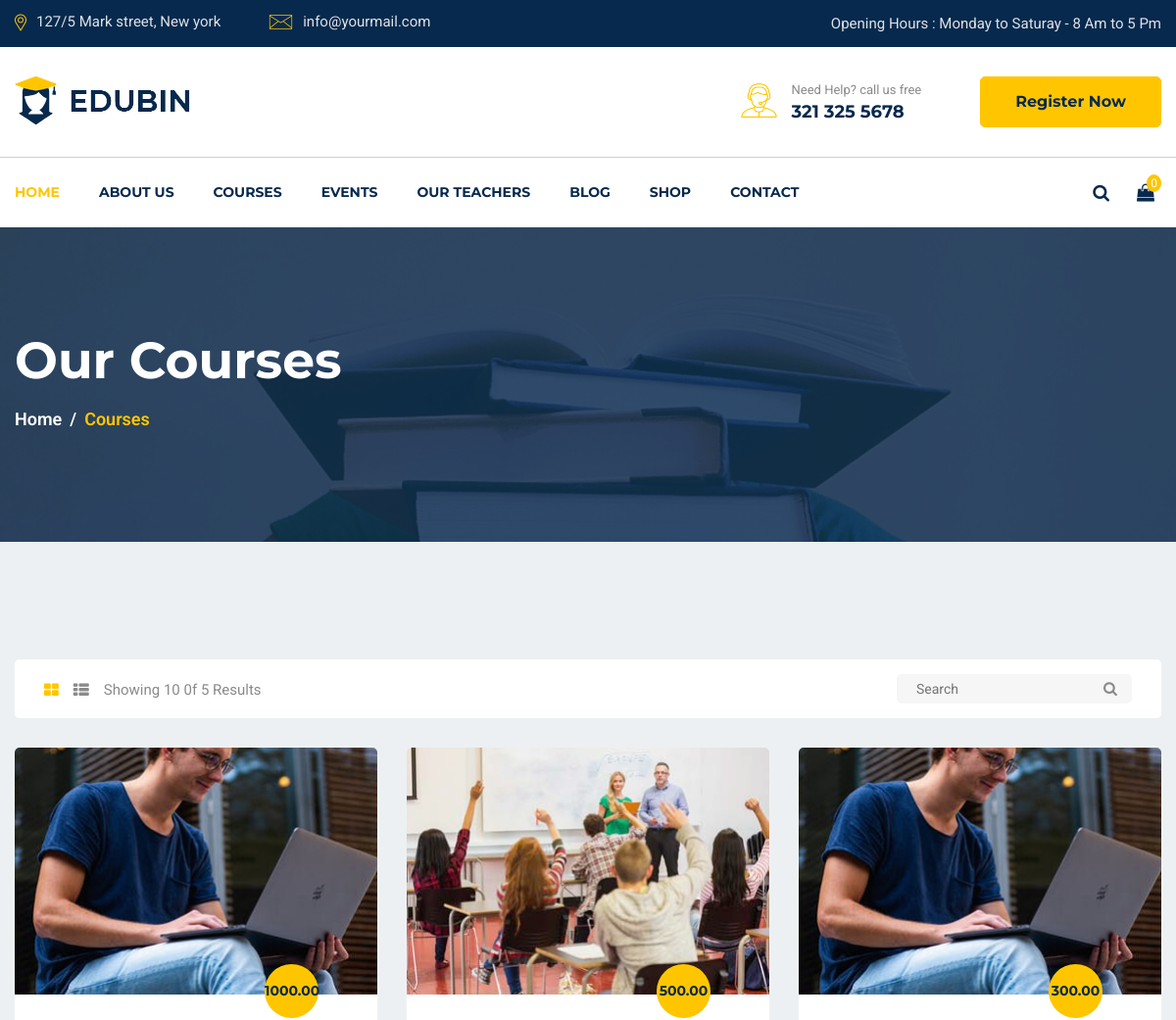
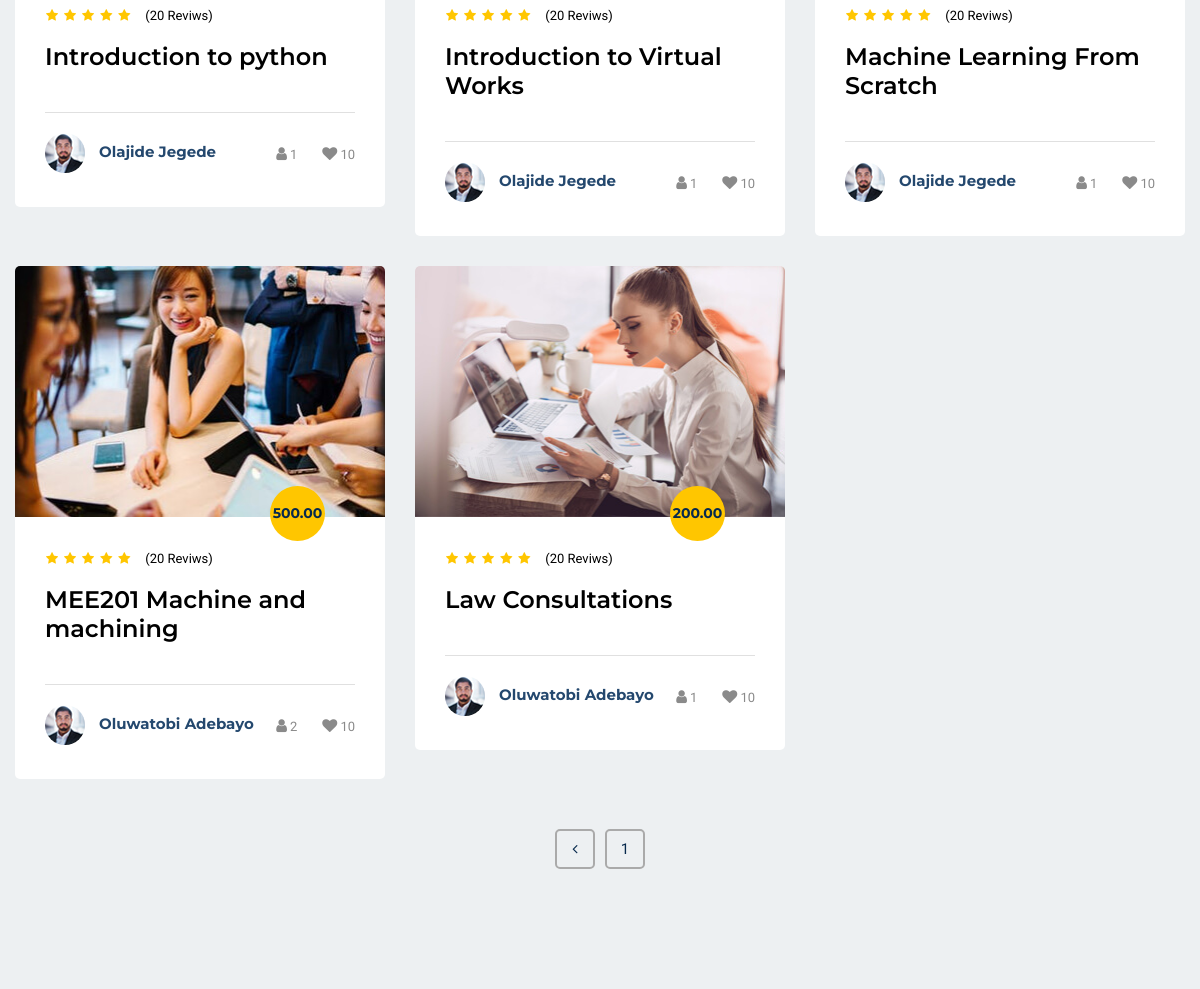
/courses/all/, run on the app's committed database (2 pictures, top to bottom).
### course/models.py (models this page shows, shortened)
class Course(models.Model):
    title = models.CharField(max_length=250)
    slug = models.SlugField(max_length=250)
    cover_image = models.ImageField(upload_to='course/cover',null=True)
    description = FroalaField()
    who_needs_course = models.TextField()
    price = models.DecimalField(max_digits=10,decimal_places=2)
    created = models.DateTimeField(auto_now_add=True)
    updated = models.DateTimeField(auto_now=True)
    category = models.ForeignKey(Category,related_name='category_courses',on_delete=models.CASCADE)
    teacher = models.ForeignKey(Teacher,related_name='teacher_courses',on_delete=models.CASCADE)
    students = models.ManyToManyField(Student,related_name='student_courses')
    school = models.ManyToManyField(School,related_name='school_courses',blank=True)
    department = models.ManyToManyField(Department,related_name='department_courses',blank=True)
    paid = models.BooleanField(default=False)
    class Meta:
        ordering = ['created']
    def get_absolute_url(self):
        return reverse('course:course_detail',kwargs={'course_slug':self.slug})

class Teacher(models.Model):
    user = models.OneToOneField(CustomUser,on_delete=models.CASCADE,related_name='user_teacher',null=True)
    niche = models.CharField(max_length=50)
    about = models.TextField()

### accounts/models.py (models this page shows)
class CustomUser(AbstractUser):
    ROLE_CHOICES = {
        ('student', 'Student'),
        ('teacher','Teacher'),
    }
    profile_picture = models.ImageField(upload_to='profile_pictures/',blank=True,null=True)
    school = models.ForeignKey(School,related_name='school_users',on_delete=models.CASCADE,null=True)
    department = models.ForeignKey(Department,related_name='department_users',on_delete=models.CASCADE,null=True)
    bio = models.TextField(blank=True)
    role = models.CharField(max_length=20,choices=ROLE_CHOICES)
    groups = models.ManyToManyField(
            'auth.Group',
            related_name='custom_users',
            blank=True,
            verbose_name='groups',
            help_text='The groups this user belongs to. A user will get all permissions granted to each of their groups.',
        )
    user_permissions = models.ManyToManyField(
        'auth.Permission',
        related_name='custom_users',
        blank=True,
        verbose_name='user permissions',
        help_text='Specific permissions for this user.',
    )

### course/views.py (the view)
# urls.py: path('courses/all/',views.courses,name="courses"),
def courses(request):
    course_list = Course.objects.all()
    paginator = Paginator(course_list, 10)
    page_number = request.GET.get('page')
    try:
        courses = paginator.page(page_number)
    except PageNotAnInteger:
        courses = paginator.page(1)
    except EmptyPage:
        courses = paginator.page(paginator.num_pages)
    return render(request, 'course/courses.html', {'courses': courses,'course_list':course_list})

### course/templates/course/courses.html (shortened to what this page needs)
{% extends parent_template|default:"navbar.html" %}
{% load static %}
{% block content %}
    <section id="page-banner" class="pt-105 pb-110 bg_cover" data-overlay="8" style="background-image: url('{% static "images/page-banner-2.jpg" %}')">
        <div class="container">
            <div class="row">
                <div class="col-lg-12">
                    <div class="page-banner-cont">
                        <h2>Our Courses</h2>
                        <nav aria-label="breadcrumb">
                            <ol class="breadcrumb">
                                <li class="breadcrumb-item"><a href="{% url "accounts:user_home" %}">Home</a></li>
                                <li class="breadcrumb-item active" aria-current="page">Courses</li>
                            </ol>
                        </nav>
                    </div>
                </div>
            </div>
        </div>
    </section>
    <section id="courses-part" class="pt-120 pb-120 gray-bg">
        <div class="container">
            <div class="row">
                <div class="col-lg-12">
                    <div class="courses-top-search">
                        <ul class="nav float-left" id="myTab" role="tablist">
                            <li class="nav-item">
                                <a class="active" id="courses-grid-tab" data-toggle="tab" href="#courses-grid" role="tab" aria-controls="courses-grid" aria-selected="true"><i class="fa fa-th-large"></i></a>
                            </li>
                            <li class="nav-item">
                                <a id="courses-list-tab" data-toggle="tab" href="#courses-list" role="tab" aria-controls="courses-list" aria-selected="false"><i class="fa fa-th-list"></i></a>
                            </li>
                            <li class="nav-item">Showing 10 0f {{ course_list.count }} Results</li>
                        </ul>
                        <div class="courses-search float-right">
                            <form action="#">
                                <input type="text" placeholder="Search">
                                <button type="button"><i class="fa fa-search"></i></button>
                            </form>
                        </div>
                    </div>
                </div>
            </div>
            <div class="tab-content" id="myTabContent">
              <div class="tab-pane fade show active" id="courses-grid" role="tabpanel" aria-labelledby="courses-grid-tab">
                    <div class="row">
                        {% for course in courses %}
                        <div class="col-lg-4 col-md-6">
                            <div class="singel-course mt-30">
                                <div class="thum">
                                    <div class="image">
                                        <img src="{{ course.cover_image.url }}" alt="Course">
                                    </div>
                                    <div class="price">
                                        <span>{{ course.price }}</span>
                                    </div>
                                </div>
                                <div class="cont">
                                    <ul>
                                        <li><i class="fa fa-star"></i></li>
                                        <li><i class="fa fa-star"></i></li>
                                        <li><i class="fa fa-star"></i></li>
                                        <li><i class="fa fa-star"></i></li>
                                        <li><i class="fa fa-star"></i></li>
                                    </ul>
                                    <span>(20 Reviws)</span>
                                    <a href="{{ course.get_absolute_url }}"><h4>{{ course.title }}</h4></a>
                                    <div class="course-teacher">
                                        <div class="thum">
                                            <a href="#"><img src="{% static "images/course/teacher/t-1.jpg" %}" alt="teacher"></a>
                                        </div>
                                        <div class="name">
                                            <a href="#"><h6>{{ course.teacher.user.first_name|title }} {{ course.teacher.user.last_name|title }}</h6></a>
                                        </div>
                                        <div class="admin">
                                            <ul>
                                                <li><a href="#"><i class="fa fa-user"></i><span>{{ course.students.count }}</span></a></li>
                                                <li><a href="#"><i class="fa fa-heart"></i><span>10</span></a></li>
                                            </ul>
                                        </div>
                                    </div>
                                </div>
                            </div>
                        </div>
                    {% endfor %}
                    </div>
                </div>
                </div>
            </div>
            <div class="row">
    <div class="col-lg-12">
        <nav class="courses-pagination mt-50">
            <ul class="pagination justify-content-center">
                <li class="page-item {% if not courses.has_previous %}disabled{% endif %}">
                    <a href="?page=1" aria-label="Previous">
                        <i class="fa fa-angle-left"></i>
                    </a>
                </li>
                {% for num in courses.paginator.page_range %}
                <li class="page-item {% if courses.number == num %}active{% endif %}">
                    <a href="?page={{ num }}">{{ num }}</a>
                </li>
                {% endfor %}
            </ul>
        </nav>
    </div>
</div>
    </section>
{% endblock %}

### course/templates/navbar.html (shortened to what this page needs)
<!doctype html>
{% load static %}
<html lang="en">
<head>
    <link rel="stylesheet" href="{% static "css/slick.css" %}">
    <link rel="stylesheet" href="{% static "css/animate.css" %}">
    <link rel="stylesheet" href="{% static "css/nice-select.css" %}">
    <link rel="stylesheet" href="{% static "css/jquery.nice-number.min.css" %}">
    <link rel="stylesheet" href="{% static "css/magnific-popup.css" %%}">
    <link rel="stylesheet" href="{% static "css/bootstrap.min.css" %}">
    <link rel="stylesheet" href="{% static "css/font-awesome.min.css" %}">
    <link rel="stylesheet" href="{% static "css/default.css" %}">
    <link rel="stylesheet" href="{% static "css/style.css" %}">
    <link rel="stylesheet" href="{% static "css/responsive.css" %}">
</head>
<body>
    <header id="header-part">
        <div class="header-top d-none d-lg-block">
            <div class="container">
                <div class="row">
                    <div class="col-lg-6">
                        <div class="header-contact text-lg-left text-center">
                            <ul>
                                <li><img src="{% static "images/all-icon/map.png" %}" alt="icon"><span>127/5 Mark street, New york</span></li>
                                <li><img src="{% static "images/all-icon/email.png" %}" alt="icon"><span>info@yourmail.com</span></li>
                            </ul>
                        </div>
                    </div>
                    <div class="col-lg-6">
                        <div class="header-opening-time text-lg-right text-center">
                            <p>Opening Hours : Monday to Saturay - 8 Am to 5 Pm</p>
                        </div>
                    </div>
                </div>
            </div>
        </div>
        <div class="header-logo-support pt-30 pb-30">
            <div class="container">
                <div class="row">
                    {% if request.user.is_authenticated %}
                    <div class="col-lg-4 col-md-4">
                        <div class="logo">
                            <a href="{% url 'accounts:user_home' %}">
                                <img src="{% static "images/logo.png" %}" alt="Logo">
                            </a>
                        </div>
                    </div>
                    {% else %}
                    <div class="col-lg-4 col-md-4">
                        <div class="logo">
                            <a href="{% url 'course:home' %}">
                                <img src="{% static "images/logo.png" %}" alt="Logo">
                            </a>
                        </div>
                    </div>
                    {% endif %}
                    <div class="col-lg-8 col-md-8">
                        <div class="support-button float-right d-none d-md-block">
                            <div class="support float-left">
                                <div class="icon">
                                    <img src="{% static "images/all-icon/support.png" %}" alt="icon">
                                </div>
                                <div class="cont">
                                    <p>Need Help? call us free</p>
                                    <span>321 325 5678</span>
                                </div>
                            </div>
                            {% if request.user.is_authenticated %}
                            <div class="button float-left">
                                <form action="{% url 'accounts:logout_user' %}" method="post">
                                {% csrf_token %}
                                    <button type="submit" class="main-btn">Logout</button>
                                </form>
                            </div>
                            {% else %}
                            <div class="button float-left">
                                <a href="{% url 'accounts:login' %}" class="main-btn">Register Now</a>
                            </div>
                            {% endif %}
                        </div>
                    </div>
                </div>
            </div>
        </div>
        <div class="navigation">
            <div class="container">
                <div class="row">
                    <div class="col-lg-10 col-md-10 col-sm-9 col-8">
                        <nav class="navbar navbar-expand-lg">
                            <div class="collapse navbar-collapse sub-menu-bar" id="navbarSupportedContent">
                                <ul class="navbar-nav mr-auto">
                                    {% if request.user.is_authenticated %}
                                    <li class="nav-item">
                                        <a class="active" href="{% url "accounts:user_home" %}">Home</a>
                                    </li>
                                    {% else %}
                                    <li class="nav-item">
                                        <a class="active" href="{% url "course:home" %}">Home</a>
                                    </li>
                                    {% endif %}
                                    <li class="nav-item">
                                        <a href="{% url "accounts:about" %}">About us</a>
                                    </li>
                                    <li class="nav-item">
                                        <a href="{% url "course:courses" %}">Courses</a>
                                    </li>
                                    <li class="nav-item">
                                        <a href="{% url "course:events" %}">Events</a>
                                    </li>
                                    <li class="nav-item">
                                        <a href="#">Our teachers</a>
                                    </li>
                                    <li class="nav-item">
                                        <a href="#">Blog</a>
                                    </li>
                                    <li class="nav-item">
                                        <a href="shop.html">Shop</a>
                                    </li>
                                    <li class="nav-item">
                                        <a href="contact.html">Contact</a>
                                    </li>
                                </ul>
                            </div>
                        </nav>
                    </div>
                    <div class="col-lg-2 col-md-2 col-sm-3 col-4">
                        <div class="right-icon text-right">
                            <ul>
                                <li><a href="#" id="search"><i class="fa fa-search"></i></a></li>
                                <li><a href="#"><i class="fa fa-shopping-bag"></i><span>0</span></a></li>
                            </ul>
                        </div>
                    </div>
                </div>
            </div>
        </div>
    </header>
{% block content %}
{% endblock %}
</body>
</html>

### course/static/css/default.css (style rules this page uses)
.mt-30 { margin-top: 30px; }
.mt-50 { margin-top: 50px; }
.pt-30 { padding-top: 30px; }
.pt-105 { padding-top: 105px; }
.pt-120 { padding-top: 120px; }
.pb-30 { padding-bottom: 30px; }
.pb-110 { padding-bottom: 110px; }
.pb-120 { padding-bottom: 120px; }
.gray-bg { background: #edf0f2; }
[data-overlay] { position: relative; }
[data-overlay]::before { background: #07294d none repeat scroll 0 0; content: ""; height: 100%; left: 0; position: absolute; top: 0; width: 100%; z-index: 1; }
[data-overlay="8"]::before { opacity: 0.8; }

### data on the page
Course: cover_image (picture), price "1000.00", title "Introduction to python", teacher.user.first_name "Olajide", teacher.user.last_name "Jegede", students.count "1"
Course: cover_image (picture), price "500.00", title "Introduction to Virtual Works", teacher.user.first_name "Olajide", teacher.user.last_name "Jegede", students.count "1"
Course: cover_image (picture), price "300.00", title "Machine Learning From Scratch", teacher.user.first_name "Olajide", teacher.user.last_name "Jegede", students.count "1"
Course: cover_image (picture), price "500.00", title "MEE201 Machine and machining", teacher.user.first_name "Oluwatobi", teacher.user.last_name "Adebayo", students.count "2"
Course: cover_image (picture), price "200.00", title "Law Consultations", teacher.user.first_name "Oluwatobi", teacher.user.last_name "Adebayo", students.count "1"

### other printed values
{{ course_list.count }} "5"
{{ num }} "1"
